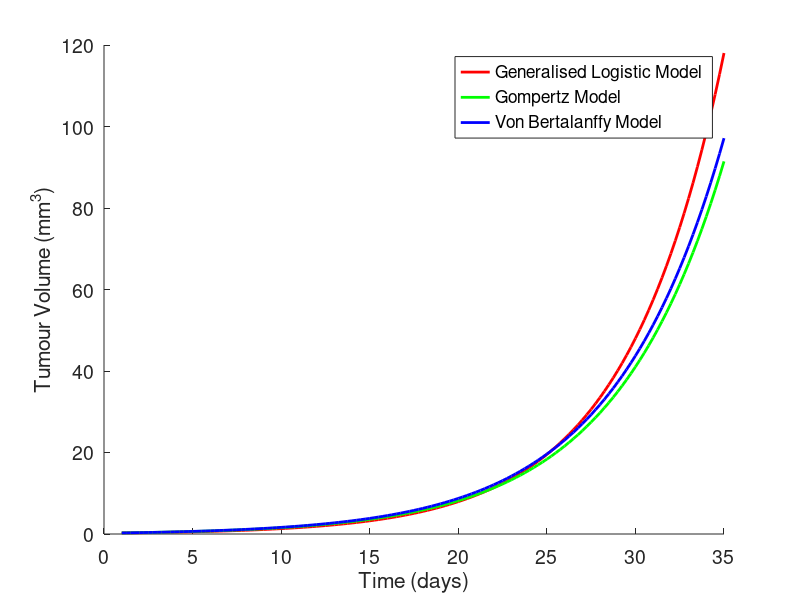

Here is the MATLAB script that generated this plot:
a1 = 0.18; K1 = 420; v1 = 18;
a2 = 0.25; b2 = 0.02;
a3 = 0.25; b3 = 0.024; gamma = 0.9;
Initial_Tumour_Size = 0.26;
% All values taken from Shabanisamghabady (2016)

f = @(t,y) [a1*y(1)*(1 - (y(1)/K1)^v1);
            a2*y(1)*exp(-b2*t);
            a3*y(1)^gamma - b3*y(1)]; % y(1) is the x variable (tumour size)
% If exact solution not known, set function below to return a zero vector
exact = @(t) [0;0;0];

h=0.25; % Step size
t0 = 1; tN = 35; % range of t

y0 = [Initial_Tumour_Size; Initial_Tumour_Size; Initial_Tumour_Size];

n = 3; % Number of unknown functions of y_i

if length(y0) ~= n
    disp('Error, you entered an incorrect number of equations. Try again ')
    return;
end

% Currently assumes no more than 10-dimensional problem for plotting purposes. Change if needed.
if length(y0) > 10
    disp('Error, for plotting purposes only up to 10 equations supported.')
    disp('Edit the file to change this and try again.')
    return;
end

t = t0:h:tN;
sizet = length(t);

y = zeros(n,sizet);
yexact = zeros(n, sizet);
ytemp = zeros(n,1);

% Initial conditions set in following loop
for k = 1:n
    y(k,1) = y0(k);
end

% Main Heun's method loop
for k = 2:sizet
    ytemp = y(:,k-1) + h*f(t(k-1), y(:,k-1));
    y(:,k) = y(:,k-1) + (h/2)*(f(t(k-1), y(:,k-1)) + f(t(k), ytemp));
end

for k = 1:sizet
    yexact(:,k) = exact(t(k));
end

for mm = 1: n
    fprintf('PRINTING INFORMATION FOR FUNCTION %d\n\n',mm);
    fprintf(' i    TIME       Yi (HEUN)        y(ti) (EXACT)      ABS. ERROR\n')
    for k = 1:sizet
        fprintf('%3d   %8f   %10f      %10f        %10f\n',k-1,t(k),y(mm,k),yexact(mm,k), abs(y(mm,k)-yexact(mm,k)))
    end
end

clf %clear all figures
cmap = zeros(10,3); % Currently assumes no more than 10-dimensional problem. Change if needed.
cmap(1:3,1:3) = eye(3);
cmap(4,:) = [1 1 0]; cmap(5,:) = [1 0 1]; cmap(6,:) = [0 1 1];
cmap(7,:) = [0.5 1 0]; cmap(8,:) = [1 0 0.5]; cmap(9,:) = [0.5 0.5 0.5];
set(gca,'fontsize',14)
hold on

for k = 1:n
    if k == 1
        legentry = sprintf('Generalised Logistic Model');
    elseif k == 2
        legentry = sprintf('Gompertz Model');
    elseif k == 3
        legentry = sprintf('Von Bertalanffy Model');
    end
    plot(t,y(k,:),'Color',cmap(k,:),'linewidth',2,'DisplayName',legentry)
    xlabel('Time (days)'); ylabel('Tumour Volume (mm^3)');
    fprintf('PLOTTING INFORMATION FOR FUNCTION %d\n\n',k);
end
legend(gca,'show');
print('Tumour Models 2.jpeg','-djpeg');
hold off